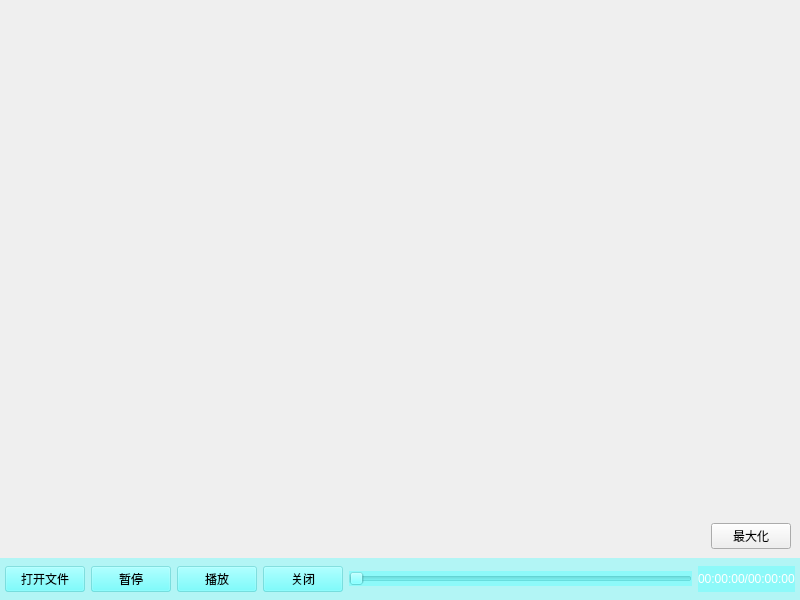
<?xml version="1.0" encoding="UTF-8"?>
<ui version="4.0">
 <class>Widget</class>
 <widget class="QWidget" name="Widget">
  <property name="geometry">
   <rect>
    <x>0</x>
    <y>0</y>
    <width>800</width>
    <height>600</height>
   </rect>
  </property>
  <property name="windowTitle">
   <string>Widget</string>
  </property>
  <layout class="QVBoxLayout" name="verticalLayout">
   <property name="spacing">
    <number>0</number>
   </property>
   <property name="leftMargin">
    <number>0</number>
   </property>
   <property name="topMargin">
    <number>0</number>
   </property>
   <property name="rightMargin">
    <number>0</number>
   </property>
   <property name="bottomMargin">
    <number>0</number>
   </property>
   <item>
    <spacer name="verticalSpacer">
     <property name="orientation">
      <enum>Qt::Vertical</enum>
     </property>
     <property name="sizeHint" stdset="0">
      <size>
       <width>20</width>
       <height>552</height>
      </size>
     </property>
    </spacer>
   </item>
   <item>
    <widget class="QWidget" name="widget_2" native="true">
     <property name="styleSheet">
      <string notr="true"/>
     </property>
     <layout class="QHBoxLayout" name="horizontalLayout_2">
      <item>
       <spacer name="horizontalSpacer">
        <property name="orientation">
         <enum>Qt::Horizontal</enum>
        </property>
        <property name="sizeHint" stdset="0">
         <size>
          <width>698</width>
          <height>20</height>
         </size>
        </property>
       </spacer>
      </item>
      <item>
       <widget class="QPushButton" name="pb_max">
        <property name="text">
         <string>最大化</string>
        </property>
       </widget>
      </item>
     </layout>
    </widget>
   </item>
   <item>
    <widget class="QWidget" name="widget" native="true">
     <property name="styleSheet">
      <string notr="true">background-color: rgba(85, 255, 255, 100);</string>
     </property>
     <layout class="QHBoxLayout" name="horizontalLayout">
      <property name="spacing">
       <number>6</number>
      </property>
      <property name="leftMargin">
       <number>5</number>
      </property>
      <property name="topMargin">
       <number>8</number>
      </property>
      <property name="rightMargin">
       <number>5</number>
      </property>
      <property name="bottomMargin">
       <number>8</number>
      </property>
      <item>
       <widget class="QPushButton" name="pb_open">
        <property name="text">
         <string>打开文件</string>
        </property>
       </widget>
      </item>
      <item>
       <widget class="QPushButton" name="pb_pause">
        <property name="text">
         <string>暂停</string>
        </property>
       </widget>
      </item>
      <item>
       <widget class="QPushButton" name="pb_play">
        <property name="text">
         <string>播放</string>
        </property>
       </widget>
      </item>
      <item>
       <widget class="QPushButton" name="pb_close">
        <property name="text">
         <string>关闭</string>
        </property>
       </widget>
      </item>
      <item>
       <widget class="VideoSlider" name="slider_process">
        <property name="orientation">
         <enum>Qt::Horizontal</enum>
        </property>
       </widget>
      </item>
      <item>
       <widget class="QLabel" name="lb_time">
        <property name="styleSheet">
         <string notr="true">color: rgb(255, 255, 255);</string>
        </property>
        <property name="text">
         <string>00:00:00/00:00:00</string>
        </property>
       </widget>
      </item>
     </layout>
    </widget>
   </item>
  </layout>
 </widget>
 <customwidgets>
  <customwidget>
   <class>VideoSlider</class>
   <extends>QSlider</extends>
   <header location="global">videoslider.h</header>
  </customwidget>
 </customwidgets>
 <resources/>
 <connections/>
</ui>
